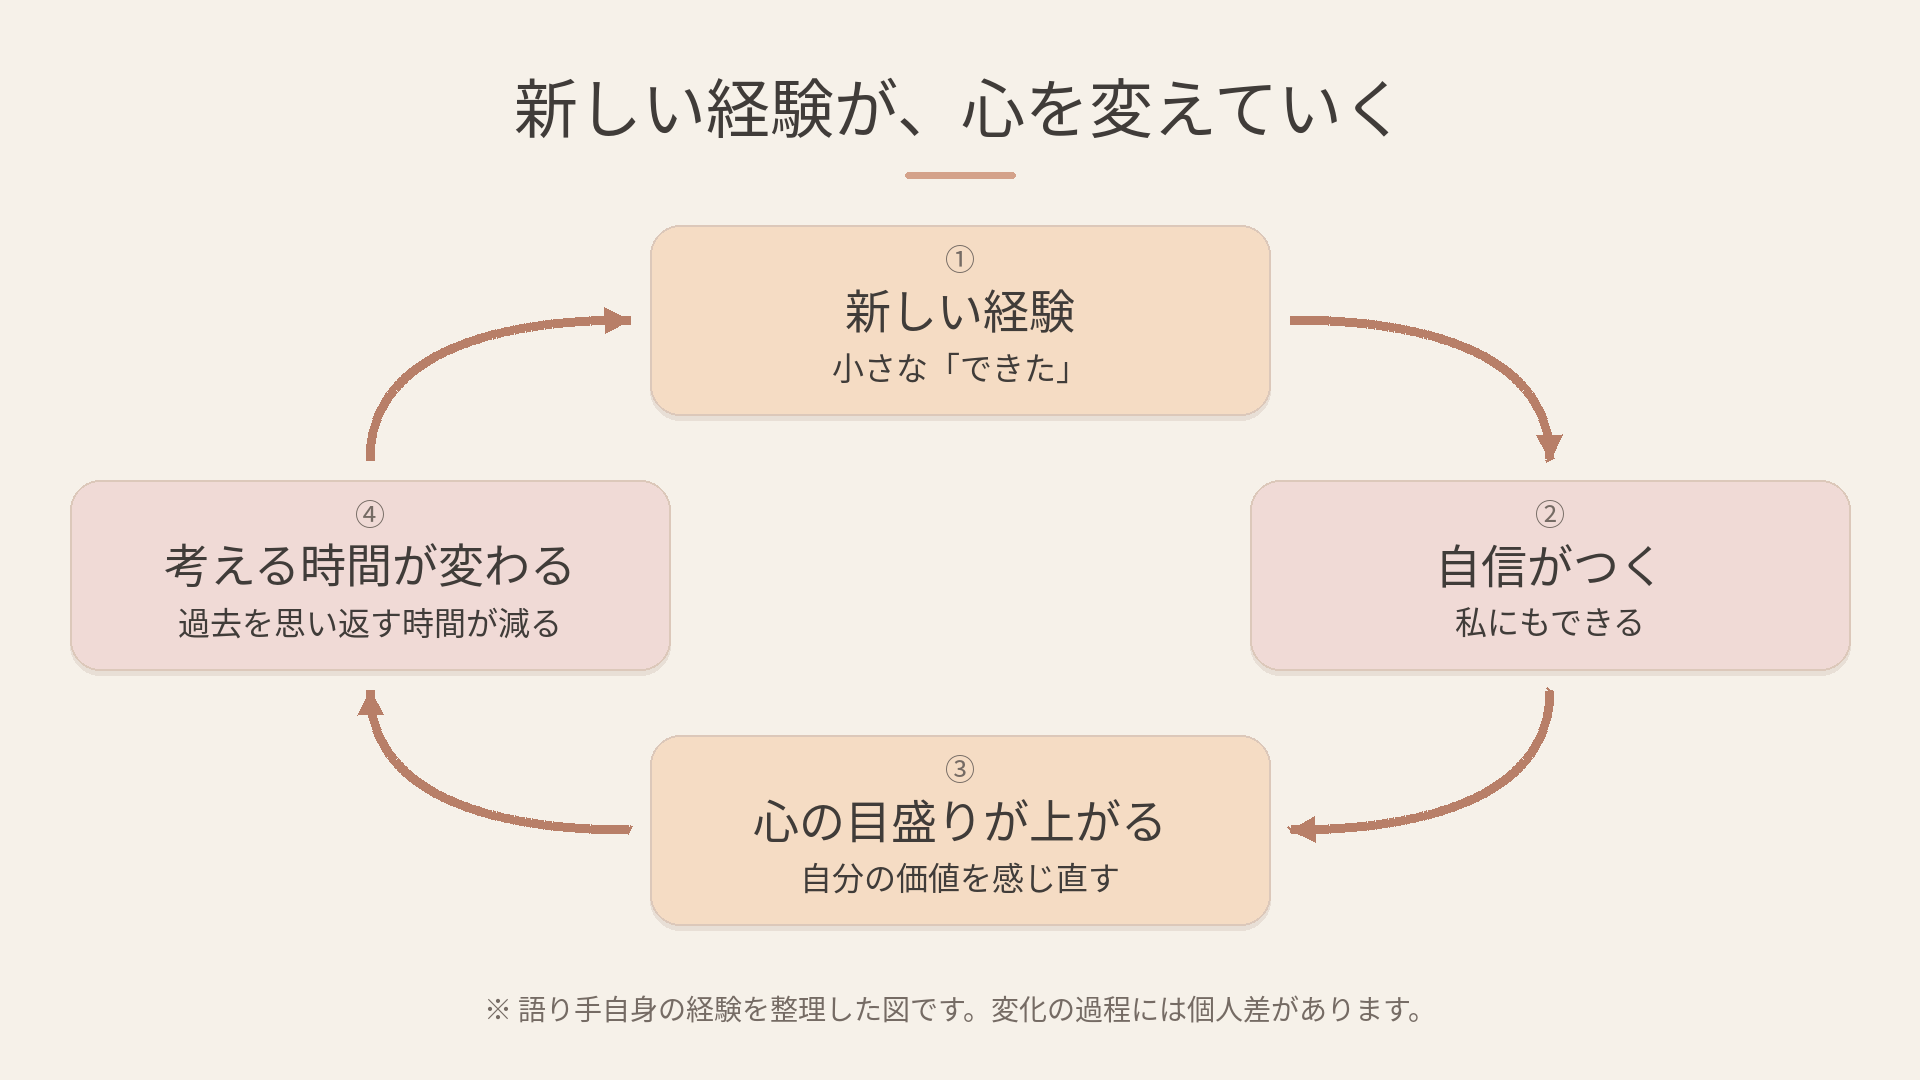

The script that saved this image:
"""Python 3 + Pillow + numpy + FFmpeg. Run: python experience_cycle.py
Edit CARDS, CURVES, colors and timing below. Use --font for a Japanese font.
"""
from pathlib import Path
import argparse, subprocess
import numpy as np
from PIL import Image, ImageDraw, ImageFont
W,H,FPS=1920,1080,30
BG='#F6F1E9'; INK='#403C39'; MUTED='#756B64'; ARROW='#B87F68'
CARDS=[((650,225,1270,415),'①','新しい経験','小さな「できた」','#F5DCC4',1),((1250,480,1850,670),'②','自信がつく','私にもできる','#F0DAD6',2.5),((650,735,1270,925),'③','心の目盛りが上がる','自分の価値を感じ直す','#F5DCC4',4),((70,480,670,670),'④','考える時間が変わる','過去を思い返す時間が減る','#F0DAD6',5.5)]
CURVES=[((1290,320),(1440,320),(1550,360),(1550,460)),((1550,690),(1550,790),(1440,830),(1290,830)),((630,830),(480,830),(370,790),(370,690)),((370,460),(370,360),(480,320),(630,320))]
STARTS=[2.5,4,5.5,7]
def ease(v):
 v=max(0,min(1,v)); return v*v*(3-2*v)
def main():
 ap=argparse.ArgumentParser(); ap.add_argument('--font',default='/usr/share/fonts/opentype/noto/NotoSansCJK-Regular.ttc'); ap.add_argument('--output-dir',type=Path,default=Path(__file__).resolve().parent); a=ap.parse_args(); a.output_dir.mkdir(parents=True,exist_ok=True)
 def font(s): return ImageFont.truetype(a.font,s,index=0)
 def text(d,pos,s,size,color=INK):
  f=font(size); b=d.textbbox((0,0),s,font=f); d.text((pos[0]-(b[2]-b[0])/2,pos[1]-(b[3]-b[1])/2-b[1]),s,font=f,fill=color)
 header=Image.new('RGBA',(W,H)); d=ImageDraw.Draw(header)
 text(d,(960,108),'新しい経験が、心を変えていく',64)
 d.rounded_rectangle((905,172,1015,178),radius=3,fill='#D4A28A')
 text(d,(960,1009),'※ 語り手自身の経験を整理した図です。変化の過程には個人差があります。',28,MUTED)
 layers=[]
 for rect,num,title,sub,color,start in CARDS:
  layer=Image.new('RGBA',(W,H)); d=ImageDraw.Draw(layer); x0,y0,x1,y1=rect; cx=(x0+x1)/2
  d.rounded_rectangle((x0,y0+5,x1,y1+5),radius=30,fill='#E8DFD6'); d.rounded_rectangle(rect,radius=30,fill=color,outline='#DCC8BA',width=2)
  text(d,(cx,y0+34),num,30,MUTED); text(d,(cx,y0+86),title,46); text(d,(cx,y0+143),sub,32)
  assert d.textbbox((0,0),title,font=font(46))[2]<x1-x0-50
  assert d.textbbox((0,0),sub,font=font(32))[2]<x1-x0-50
  layers.append(layer)
 paths=[]
 for c in CURVES:
  p=np.array(c,float); u=np.linspace(0,1,241)[:,None]; paths.append((1-u)**3*p[0]+3*(1-u)**2*u*p[1]+3*(1-u)*u*u*p[2]+u**3*p[3])
 def frame(t):
  im=Image.blend(Image.new('RGB',(W,H),'#FFFCF7'),Image.new('RGB',(W,H),BG),ease(t/.8)).convert('RGBA')
  def overlay(layer,alpha):
   if alpha>=1: im.alpha_composite(layer)
   elif alpha>0:
    cp=layer.copy(); cp.putalpha(layer.getchannel('A').point(lambda x:round(x*alpha))); im.alpha_composite(cp)
  overlay(header,ease(t/.8))
  for l,c in zip(layers,CARDS): overlay(l,ease((t-c[-1])/.65))
  d=ImageDraw.Draw(im)
  for pts,start in zip(paths,STARTS):
   q=ease((t-start)/1.35)
   if q<=0: continue
   n=max(2,round(q*240)+1); s=pts[:n]; d.line([tuple(p) for p in s],fill=ARROW,width=9,joint='curve')
   tip=s[-1]; v=tip-s[max(0,n-5)]; v/=np.linalg.norm(v); normal=np.array([-v[1],v[0]]); b=tip-25*v
   d.polygon([tuple(tip),tuple(b+13*normal),tuple(b-13*normal)],fill=ARROW)
  return im.convert('RGB')
 frame(10).save(a.output_dir/'experience_cycle.png')
 cmd=['ffmpeg','-y','-loglevel','error','-f','rawvideo','-pix_fmt','rgb24','-s','1920x1080','-r','30','-i','-','-an','-c:v','libx264','-preset','medium','-crf','18','-pix_fmt','yuv420p','-movflags','+faststart',str(a.output_dir/'experience_cycle.mp4')]
 p=subprocess.Popen(cmd,stdin=subprocess.PIPE)
 for i in range(300):
  p.stdin.write(frame(i/30).tobytes())
  if i%60==0: print(f'{i}/300',flush=True)
 p.stdin.close(); assert p.wait()==0
 # Review montage is an intermediate artifact only.
 review=Image.new('RGB',(960*3,540*2))
 for i,t in enumerate([1.8,3.5,5,6.5,8,9.9]): review.paste(frame(t).resize((960,540)),((i%3)*960,(i//3)*540))
 review.save('/workspace/work/review.jpg')
if __name__=='__main__': main()
